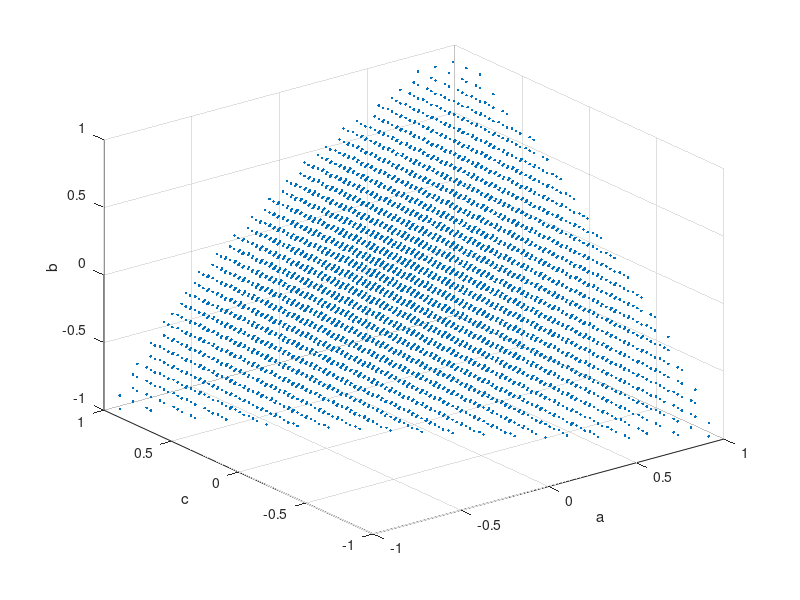
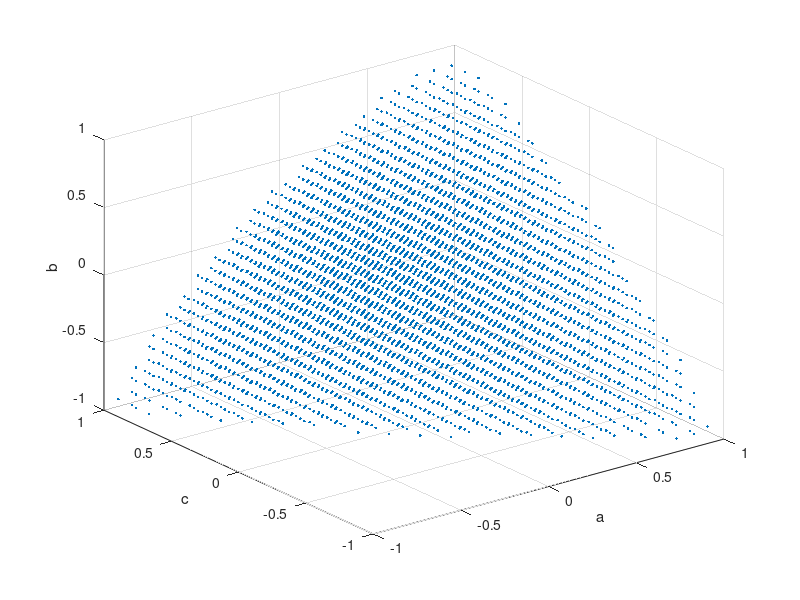

The MATLAB script that drew these images, in order:


I_list = 1;%:0.5:3;
B = -0.99:0.1:0.99;
A_true = []; C_true = []; B_true = [];

for i = 1:length(I_list)

    A = -sqrt(1-exp(-2*I)):0.1:sqrt(1-exp(-2*I));
    C = -sqrt(1-exp(-2*I)):0.1:sqrt(1-exp(-2*I));
    
    for n = 1:length(A)
        for m = 1:length(C)
            for l = 1:length(B)

                a = A(n); b = B(l); c = C(m);

                % calculate I and check the difference with the chosen onw
                if(1-(a^2+b^2+c^2)+2*a*b*c<1e-12)
%                     count = count + 1; 
                    continue
                end

                I = 0.5*log((1-b^2)/(1-(a^2+b^2+c^2)+2*a*b*c));
                if abs(I-I_list(i))>1e5
                    continue
                end
                
                A_true(end+1) = a;
                B_true(end+1) = b;
                C_true(end+1) = c;

            end
        end
    end
end

disp("done");
%%
figure();
scatter3(real(A_true),real(C_true),real(B_true),'.');
xlabel("a");
ylabel("c");
zlabel("b");

%% --------------------------------- second try



I_list = 1;%:0.5:3;
B = -0.99:0.1:0.99;
A_true = []; C_true = []; B_true = [];

for i = 1:length(I_list)

    A = -sqrt(1-exp(-2*I)):0.1:sqrt(1-exp(-2*I));
    C = -sqrt(1-exp(-2*I)):0.1:sqrt(1-exp(-2*I));
    
    for n = 1:length(B)
        for m = 1:length(C)
            for l = 1:length(A)

                b = B(n); a = A(l); c = C(m);

                % calculate I and check the difference with the chosen onw
                if(1-(a^2+b^2+c^2)+2*a*b*c<1e-12)
%                     count = count + 1; 
                    continue
                end

                I = 0.5*log((1-b^2)/(1-(a^2+b^2+c^2)+2*a*b*c));
                if abs(I-I_list(i))>1e5
                    continue
                end
                
                A_true(end+1) = a;
                B_true(end+1) = b;
                C_true(end+1) = c;

            end
        end
    end
end

disp("done");
%%
figure();
scatter3(real(A_true),real(C_true),real(B_true),'.');
xlabel("a");
ylabel("c");
zlabel("b");